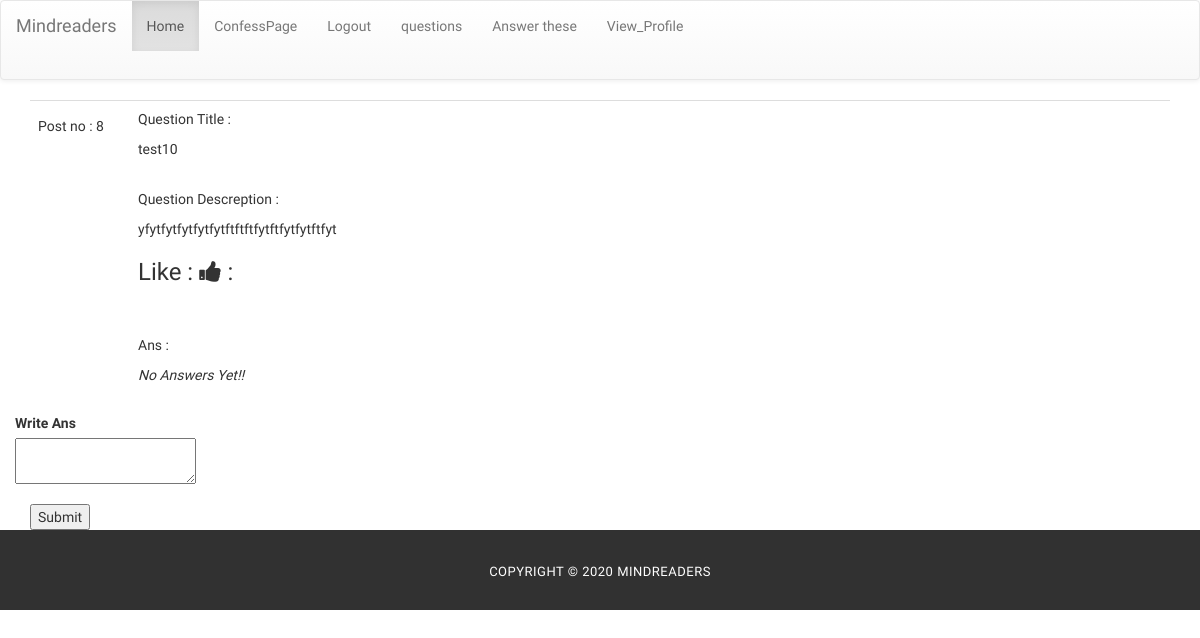
Before: /answer (signed in) with the older database file.
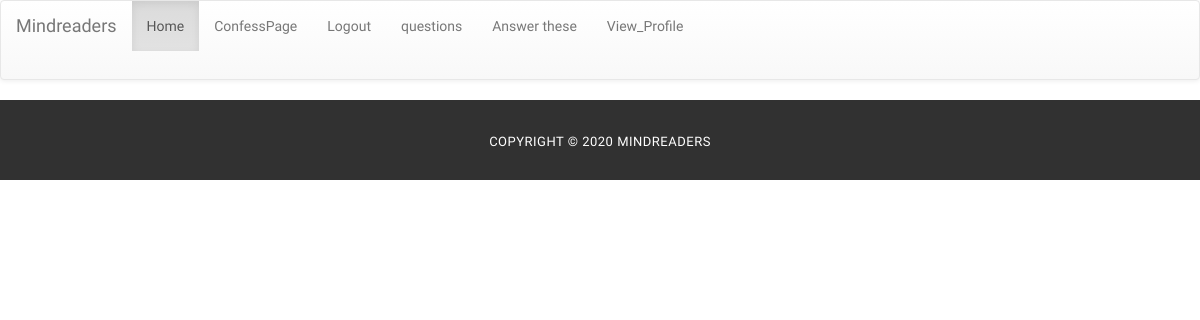
After: the same page with the newer database file.
### app/models.py (models this page shows)
class FilQuestions(db.Model):
    id=db.Column(db.Integer,primary_key=True)
    q_title=db.Column(db.String(100),nullable=False)
    q_desc=db.Column(db.String(300),nullable=False)
    timestamp=db.Column(db.DateTime,index=True,default=datetime.utcnow)
    ans_text=db.Column(db.String(200),index=True)
    psy_id=db.Column(db.Integer,db.ForeignKey('users.id'))
    no_upvotes=db.Column(db.Integer)
    def __repr__(self):
        return '<QuestionTitle {} >'.format(self.q_title)

### app/routes.py (the view)
@app.route('/answer',methods=['GET','POST'])
@roles_required('psycologist')
def answers():
    form=AnswerForm()
    if form.validate_on_submit and request.method=='POST':
        q_id=request.args.get('q_id')
        q_obj=FilQuestions.query.filter(FilQuestions.id==q_id).first()
        q_obj.ans_text=form.answer.data
        db.session.commit()
        return redirect(url_for('answers'))
    all_quest=current_user.ans_part.all()
    print(all_quest)
    return render_template('que_to_be_ansd.html',form=form,questions=all_quest)

### app/forms.py
class AnswerForm(FlaskForm):
    answer=TextAreaField(label='Write Ans',validators=[DataRequired(),Length(min=10,max=200)])
    submit=SubmitField(label='Submit')

### app/templates/que_to_be_ansd.html (shortened to what this page needs)
{% extends "base.html" %}
{% import "_quest.html" as quest %}
{% block content %}
<div class="container">
    {% set counter=0 %}
    {% for q in questions %}
        {% if q.ans_text==None %}
        {% set counter = counter + 1 %}
        <div>
            {{ quest.question(q.id,q.q_title,q.q_desc,q.ans_text,0) }}
            <form action="{{ url_for('answers',q_id=q.id) }}" method="POST">
                <div class="form-group row">
                    <div class="col-12">{{ form.answer.label }}</div>
                    {{ form.answer(size=64) }}
                </div>
                {{ form.submit }}
            </form>
        </div>
        {% endif %}
    {% endfor %}
</div>
{{ super() }}
{% endblock %}

### app/templates/_quest.html (shortened to what this page needs)
{% macro question(id,qt,qd,ans,psy_id,upvotes) %}
<table class="table table-hover">
    <tr>
        <td width="100px">
            <h5>Post no : {{ id }}</h5>
            <br>
        </td>
        <td>
            <p>Question Title : </p>
            <p>
                {{ qt }}
            </p>
            <br>
            <p>Question Descreption :</p>
            {{ qd }}
            <br>
            <h3>Like : <i id="button" class="fa fa-thumbs-up" aria-hidden="true"></i> : {{ upvotes }}</h3>
            <br>
            <br>
            <p>Ans :</p>
            {% if ans==None %}
                <span><em>No Answers Yet!!</em></span>
            {% else %}
                <span><em>{{ ans }}</em></span><br>
                {% if psy_id > 3  %}
                <button><a href="{{ url_for('viewprofile',psy_id=psy_id) }}">view profile</a></button>
                {% endif %}
            {% endif %}
        </td>
    </tr>
</table>
{% endmacro %}

Changed rows visible on the page:
no longer on this page (row edited): FilQuestions: id "8", q_title "test10", q_desc "yfytfytfytfytfytftftftfytftfytfytftfyt", answer.label "Write Ans"
